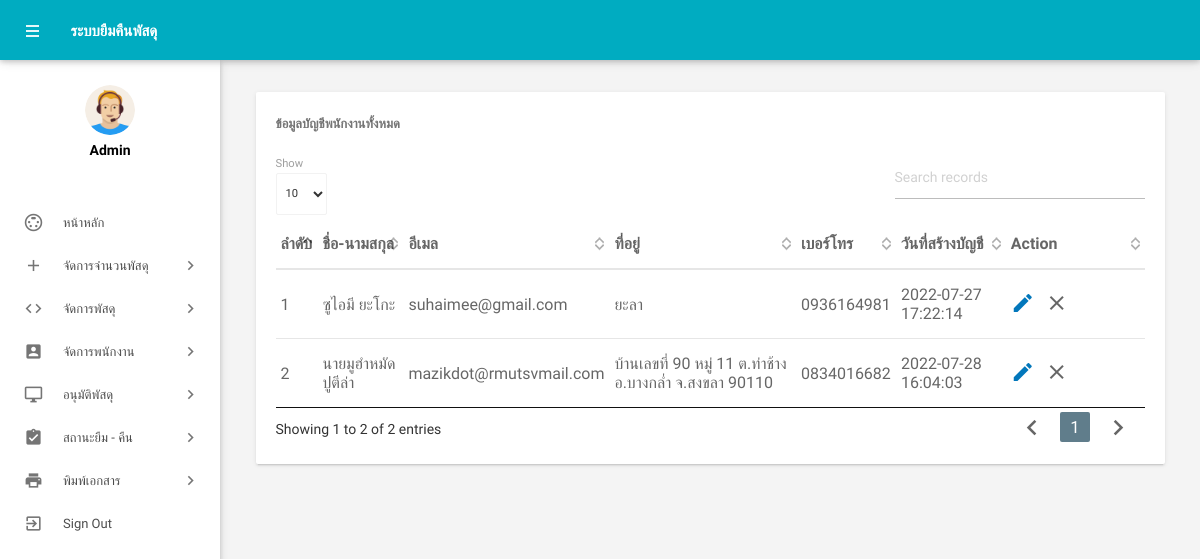
Page /admin/manageemployee.php (signed in) on the committed database.
### tables this page shows
CREATE TABLE `tblemployees` (
  `id` int(11) NOT NULL,
  `FirstName` varchar(150) NOT NULL,
  `LastName` varchar(150) NOT NULL,
  `EmailId` varchar(200) NOT NULL,
  `Password` varchar(180) NOT NULL,
  `Gender` varchar(100) NOT NULL,
  `Address` varchar(255) NOT NULL,
  `Phonenumber` char(11) NOT NULL,
  `RegDate` timestamp NOT NULL DEFAULT current_timestamp()
);

### admin/manageemployee.php (the view, shortened to what this page needs)
<?php
include('includes/config.php');
?>
    <!DOCTYPE html>
    <html lang="en">
    <head>
        <link type="text/css" rel="stylesheet" href="../assets/plugins/materialize/css/materialize.min.css" />
        <link href="../assets/plugins/material-preloader/css/materialPreloader.min.css" rel="stylesheet">
        <link href="../assets/plugins/datatables/css/jquery.dataTables.min.css" rel="stylesheet">
        <link href="../assets/css/alpha.min.css" rel="stylesheet" type="text/css" />
        <link href="../assets/css/custom.css" rel="stylesheet" type="text/css" />
    </head>
    <body>
        <?php include('includes/header.php'); ?>
        <?php include('includes/sidebar.php'); ?>
        <main class="mn-inner">
            <div class="row">
                <div class="col s12 m12 l12">
                    <div class="card">
                        <div class="card-content">
                            <span class="card-title">ข้อมูลบัญชีพนักงานทั้งหมด</span>
                            <table id="example" class="display responsive-table ">
                                <thead>
                                    <tr>
                                        <th>ลำดับ</th>
                                        <th>ชื่อ-นามสกุล</th>
                                        <th>อีเมล</th>
                                        <th>ที่อยู่</th>
                                        <th>เบอร์โทร</th>
                                        <th>วันที่สร้างบัญชี</th>
                                        <th>Action</th>
                                    </tr>
                                </thead>
                                <tbody>
                                    <?php $sql = "SELECT * from  tblemployees";
                                    $query = $dbh->prepare($sql);
                                    $query->execute();
                                    $results = $query->fetchAll(PDO::FETCH_ASSOC);
                                    $cnt = 1;
                                    if ($query->rowCount() > 0) {
                                        foreach ($results as $result) {               ?>
                                            <tr>
                                                <td> <?php echo htmlentities($cnt); ?></td>
                                                <td><?php echo "{$result['FirstName']} {$result['LastName']}"; ?></td>
                                                <td><?php echo "{$result['EmailId']}"; ?></td>
                                                <td><?php echo "{$result['Address']}"; ?></td>
                                                <td><?php echo "{$result['Phonenumber']}"; ?></td>
                                                <td><?php echo "{$result['RegDate']}"; ?></td>
                                                <td><a href="editemployee.php?empid=<?php echo "{$result['id']}";  ?>"><i class="material-icons">mode_edit</i></a>
                                                        <button style="border: none; outline: none; background: none;" onCLick="deleteEmployee(<?php echo $result['id']; ?>)"><i class=" material-icons" title="Inactive">clear</i></button>
                                                </td>
                                            </tr>
                                    <?php $cnt++;
                                        }
                                    } ?>
                                </tbody>
                            </table>
                        </div>
                    </div>
                </div>
            </div>
        </main>
        </div>
        <div class="left-sidebar-hover"></div>
    </body>
    </html>

### admin/manageemployee.php (style rules this page uses)
body { font-family: 'IBM Plex Sans Thai Looped', sans-serif; }

### rows in the picture
tblemployees: FirstName "ซูไอมี", LastName "ยะโกะ", EmailId "suhaimee@gmail.com", Address "ยะลา", Phonenumber "0936164981", RegDate "2022-07-27 17:22:14"
tblemployees: FirstName "นายมูฮำหมัด", LastName "ปูตีล่า", EmailId "mazikdot@rmutsvmail.com", Address "บ้านเลขที่ 90 หมู่ 11 ต.ท่าช้าง อ.บางกล่ำ จ.สงขลา 90110", Phonenumber "0834016682", RegDate "2022-07-28 16:04:03"
